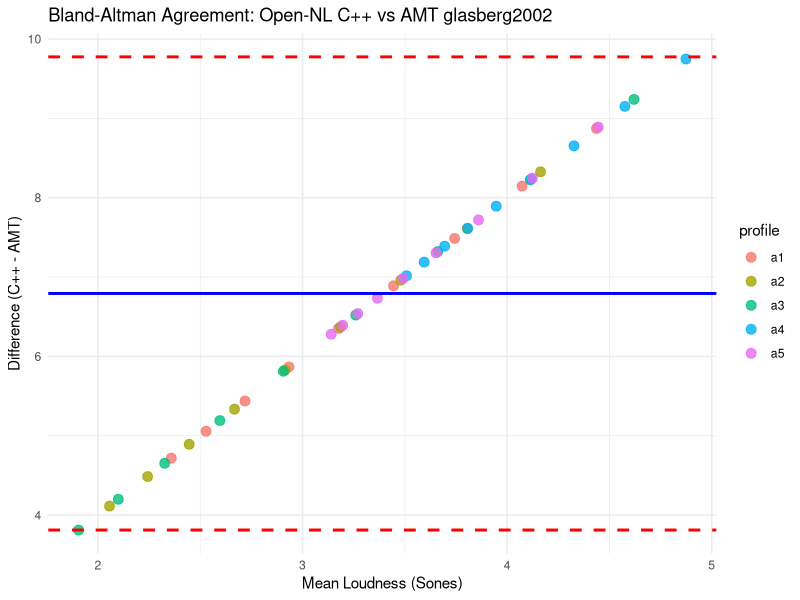

Write the R code that produced this figure.
library(ggplot2)

results_amt <- read.csv('amt_bramslow_results.csv')
results_cpp <- read.csv('cpp_loudness_results.csv')
df <- merge(results_amt, results_cpp, by=c('profile', 'level'))
df$diff <- df$cpp_loudness - df$amt_loudness
df$mean <- (df$cpp_loudness + df$amt_loudness) / 2
bias <- mean(df$diff)
sd_diff <- sd(df$diff)
upper_loa <- bias + 1.96 * sd_diff
lower_loa <- bias - 1.96 * sd_diff
cat('Bias:', bias, 'Limits:', lower_loa, upper_loa, 'MAE:', mean(abs(df$diff)), '\n')

p <- ggplot(df, aes(x = mean, y = diff)) +
  geom_point(aes(color = profile), size = 3, alpha = 0.8) +
  geom_hline(yintercept = bias, color = 'blue', linetype = 'solid', linewidth = 1) +
  geom_hline(yintercept = upper_loa, color = 'red', linetype = 'dashed', linewidth = 1) +
  geom_hline(yintercept = lower_loa, color = 'red', linetype = 'dashed', linewidth = 1) +
  theme_minimal() +
  labs(title = 'Bland-Altman Agreement: Open-NL C++ vs AMT glasberg2002',
       x = 'Mean Loudness (Sones)',
       y = 'Difference (C++ - AMT)')
ggsave('manuscript_figures/Figure5_BlandAltman.png', p, width = 7, height = 5, dpi = 300)
cat("Figure saved to manuscript_figures/Figure5_BlandAltman.png\n")
